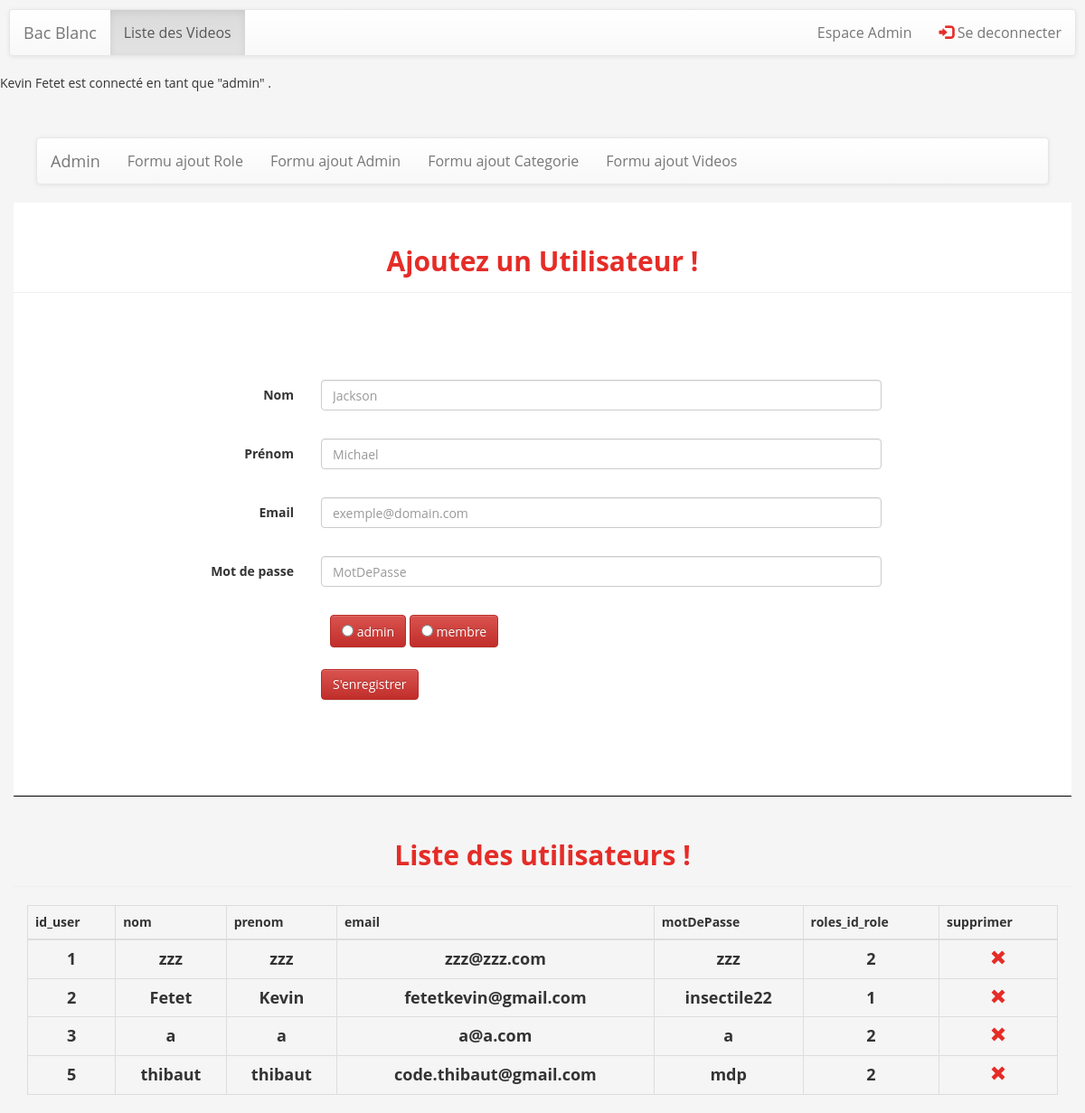
Before: /formuAjoutAdmin.php (signed in) with the older database file.
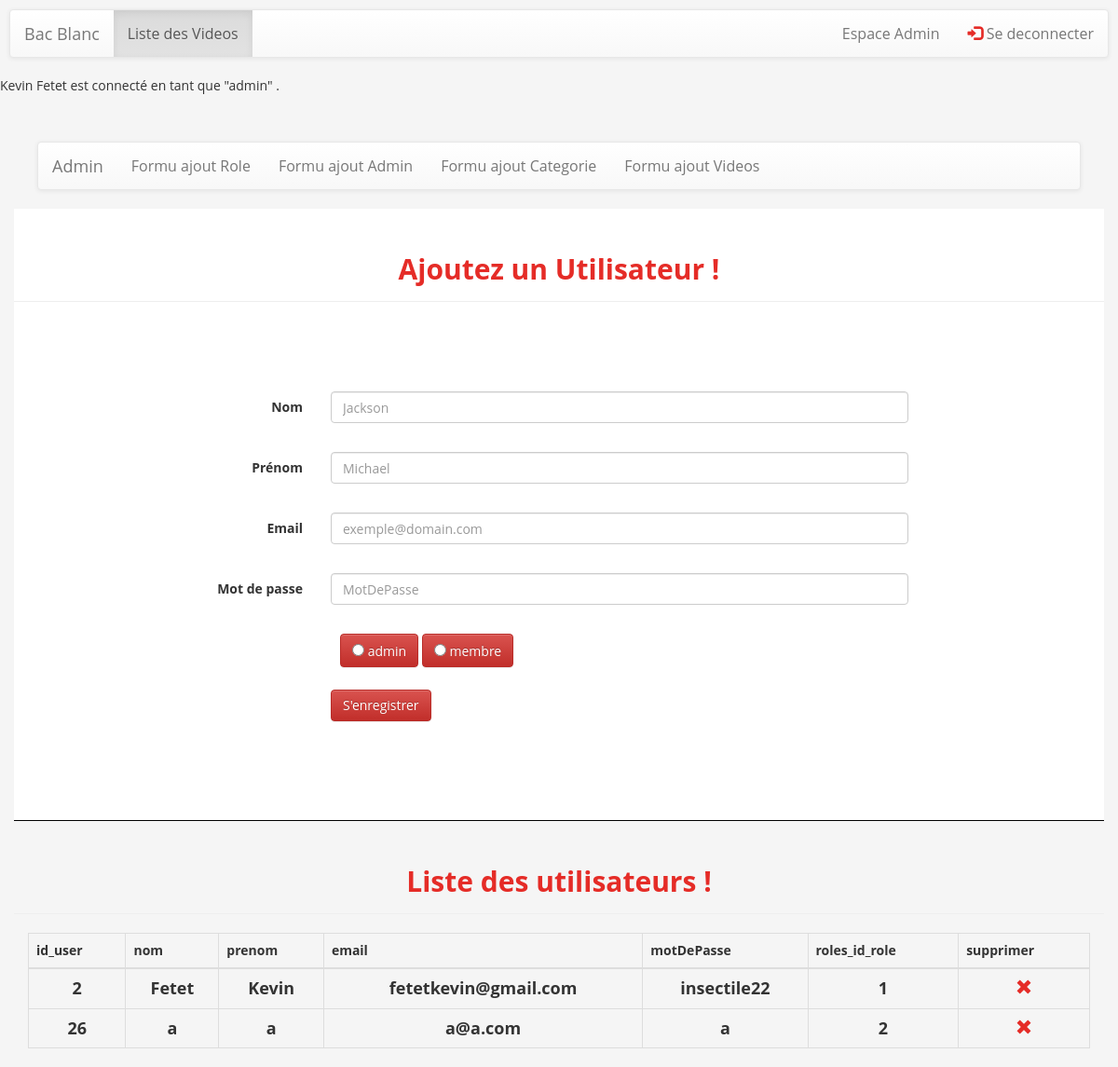
After: the same page with the newer database file.
### tables this page shows
CREATE TABLE `roles` (
  `id_role` int(11) NOT NULL,
  `nom_role` varchar(50) NOT NULL
);

CREATE TABLE `users` (
  `id_user` int(11) NOT NULL,
  `nom` varchar(255) NOT NULL,
  `prenom` varchar(255) NOT NULL,
  `email` varchar(255) NOT NULL,
  `motDePasse` varchar(255) NOT NULL,
  `roles_id_role` int(11) NOT NULL
);

### listUsers.php (the view, shortened to what this page needs)
<div class="container">
    <div class="row">
        <h2 class="page-header text-center">Liste des utilisateurs !</h2>
    </div>
</div>
<?php
$tableHeading =array('id_user',
    'nom',
    'prenom',
    'email',
    'motDePasse',
    'roles_id_role');
$tableHeading[]='supprimer';
echo "<div class='container'>";
echo "<table id='table' class='table table-bordered table-responsive table-hover'>";
echo "<thead><tr>";
$i=0;
$tailleChamps = count($tableHeading);
for( $i; $i < $tailleChamps; $i++)
{  ?>
    <th><?=$tableHeading[$i]?></th>
<?php }
echo "</tr></thead>";
echo "<tbody>";
$users = "SELECT  * FROM users";
$reponse = mysqli_query($link, $users);
if(mysqli_num_rows($reponse)>0){
    while($row = mysqli_fetch_assoc($reponse)){
        echo "<tr>";
        echo "<td>".$row['id_user']."</td>";
        echo "<td>".$row['nom']."</td>";
        echo "<td>".$row['prenom']."</td>";
        echo "<td>".$row['email']."</td>";
        echo "<td>".$row['motDePasse']."</td>";
        echo "<td>".$row['roles_id_role']."</td>";
        $champSupprimer = '<td><a id="'.$row["id_user"].'" href="javascript:void(0)" onclick="removeUser('.$row["id_user"].')">
						<span class="glyphicon glyphicon-remove" aria-hidden="true"></span></a></td>';
        echo $champSupprimer;
        echo "</tr>";
    }
}
echo "</tbody>";
echo "</table>";
echo "</div>";
?>
</body>

### formuAjoutAdmin.php (shortened to what this page needs)
<?php
include('config.php');
?>
<!DOCTYPE html>
<html lang="fr">
<head>
    <link rel="stylesheet" href="https://maxcdn.bootstrapcdn.com/bootstrap/3.3.6/css/bootstrap.min.css">
    <link rel="stylesheet" href="https://maxcdn.bootstrapcdn.com/bootstrap/3.3.6/css/bootstrap-theme.min.css">
    <link href="assets/css/style.css" rel="stylesheet" />
    <link href="assets/css/nbpcss.css" rel="stylesheet" />
</head>
<body>
<?php include ('navbar.php'); ?>
<?php include ('navbarAdmin.php'); ?>
<div class="container" style="background: white;">
    <div class="row">
        <h2 class="page-header text-center">Ajoutez un Utilisateur !</h2>
        <div class="col-md-5 col-sm-6 col-xs-12">
        </div>
    </div>
</div>
<div class="container" style="background: white;border-bottom: 1px solid black;">
    <div class="row">
        <div class="col-md-8 col-md-offset-2">
            <form class="form-horizontal" role="form" method="post" action="traitementAjoutAdmin.php" id="formuLogin">
                <div class="form-group">
                    <label for="name" class="col-sm-2 control-label">Nom</label>
                    <div class="col-sm-10">
                        <input type="text" class="form-control" name="lienNom" placeholder="Jackson" value="">
                    </div>
                </div>
                <div class="form-group">
                    <label for="firstname" class="col-sm-2 control-label">Prénom</label>
                    <div class="col-sm-10">
                        <input type="text" class="form-control" name="lienPrenom" placeholder="Michael" value="">
                    </div>
                </div>
                <div class="form-group">
                    <label for="email" class="col-sm-2 control-label">Email</label>
                    <div class="col-sm-10">
                        <input type="email" class="form-control" name="lienEmail" placeholder="exemple@domain.com" value="">
                    </div>
                </div>
                <div class="form-group">
                    <label for="name" class="col-sm-2 control-label">Mot de passe</label>
                    <div class="col-sm-10">
                        <input type="text" class="form-control" name="lienMotDePasse" placeholder="MotDePasse" value="">
                    </div>
                </div>
                <div class="col-md-6 col-md-offset-2">
                    <?php
                    $sql= "SELECT * FROM roles";
                    $req = $link->query($sql);
                    while ($row = mysqli_fetch_object($req)) {
                        ?>
                        <label class="btn btn-danger checked">
                            <input type="radio" name="role[]" value="<?= $row->id_role;?>"> <?= $row->nom_role;?>
                        </label>
                        <?php
                    }
                    ?>
                </div>
                <br>
                <br>
                <br>
                <div class="form-group">
                    <div class="col-sm-10 col-sm-offset-2">
                        <input id="ajouter" name="ajouter" type="submit" value="S'enregistrer" class="btn btn-danger">
                    </div>
                </div>
            </form>
        </div>
    </div>
</div>
<?php include('listUsers.php'); ?>
</body>
</html>

### navbar.php (shortened to what this page needs)
<div class="Navbar">
    <nav role="navigation" class="navbar navbar-default">
        <div class="navbar-header">
            <a href="index.php" class="navbar-brand">Bac Blanc</a>
        </div>
        <div id="navbarCollapse" class="collapse navbar-collapse">
            <ul class="nav navbar-nav">
                <li class="active"><a href="index.php">Liste des Videos</a></li>
            </ul>
            <ul class="nav navbar-nav navbar-right">
                <?php
                if($_SESSION['logged'] && $_SESSION['nom_role'] == "admin") {
                    echo '<li ><a href = "admin.php" > Espace Admin </a ></li >';
                }
                ?>
                <?php
                if ($_SESSION['logged']) {
                    echo '<li><a href = "deco.php" ><span class="glyphicon glyphicon-log-in" ></span > Se deconnecter</a ></li>';
                }
                else {
                    echo '<li><a href = "login.php" ><span class="glyphicon glyphicon-log-in" ></span > Connexion</a ></li>';
                }
                ?>
            </ul>
        </div>
    </nav>
</div>
<div>
<?php
if($_SESSION['logged']){
    echo $_SESSION['prenom'] . ' ' . $_SESSION['nom'] . ' est connecté en tant que "' . $_SESSION['nom_role'] . '" .';
}else{
    echo "vous n'êtes pas connecté !";
}
?>
</div>
<br>
<br>

### navbarAdmin.php (shortened to what this page needs)
<div class="container">
        <div class="Navbar">
            <nav role="navigation" class="navbar navbar-default">
                <div class="navbar-header">
                    <a href="admin.php" class="navbar-brand">Admin</a>
                </div>
                <div id="navbarCollapse2" class="collapse navbar-collapse">
                    <ul class="nav navbar-nav">
                        <li><a href="formuAjoutRole.php">Formu ajout Role</a></li>
                        <li><a href="formuAjoutAdmin.php">Formu ajout Admin</a></li>
                        <li><a href="formuAjoutCategorie.php">Formu ajout Categorie</a></li>
                        <li><a href="formuAjoutVideo.php">Formu ajout Videos</a></li>
                    </ul>
                </div>
            </nav>
        </div>
</div>

### assets/css/style.css (style rules this page uses)
h1, h2, h3, h4, h5, h6 { font-family:'Open Sans', sans-serif; font-weight: bold; color: white; }
.text-center { text-align:center; }
h2 { line-height:50px; color:#424242; }
.form-control { background-color: rgba(255, 255, 255, 0); }
.navbar { font-size: 16px; }

### assets/css/nbpcss.css (style rules this page uses)
html { margin:0; padding:0; }
body { background: whitesmoke; margin: 0; padding:0; height: 100%; }
h2 { color: #E52C27; }
a { color: #384452; }
ul { margin: 0px; padding: 0px; }
span { font-weight: bold; color: #E52C27; }
tbody tr td { text-align: center; font-weight: bold; font-size: 18px; }
.form-group { height: 50px; }
#formuLogin { margin-top: 10%; margin-bottom: 12%; }

### navbar.php (style rules this page uses)
.Navbar { margin: 10px; }

Changed rows visible on the page:
removed users: id_user "1", nom "zzz", prenom "zzz", email "zzz@zzz.com", motDePasse "zzz", roles_id_role "2"
removed users: id_user "3", nom "a", prenom "a", email "a@a.com", motDePasse "a", roles_id_role "2"
removed users: id_user "5", nom "thibaut", prenom "thibaut", email "code.thibaut@gmail.com", motDePasse "mdp", roles_id_role "2"
added users: id_user "26", nom "a", prenom "a", email "a@a.com", motDePasse "a", roles_id_role "2"
